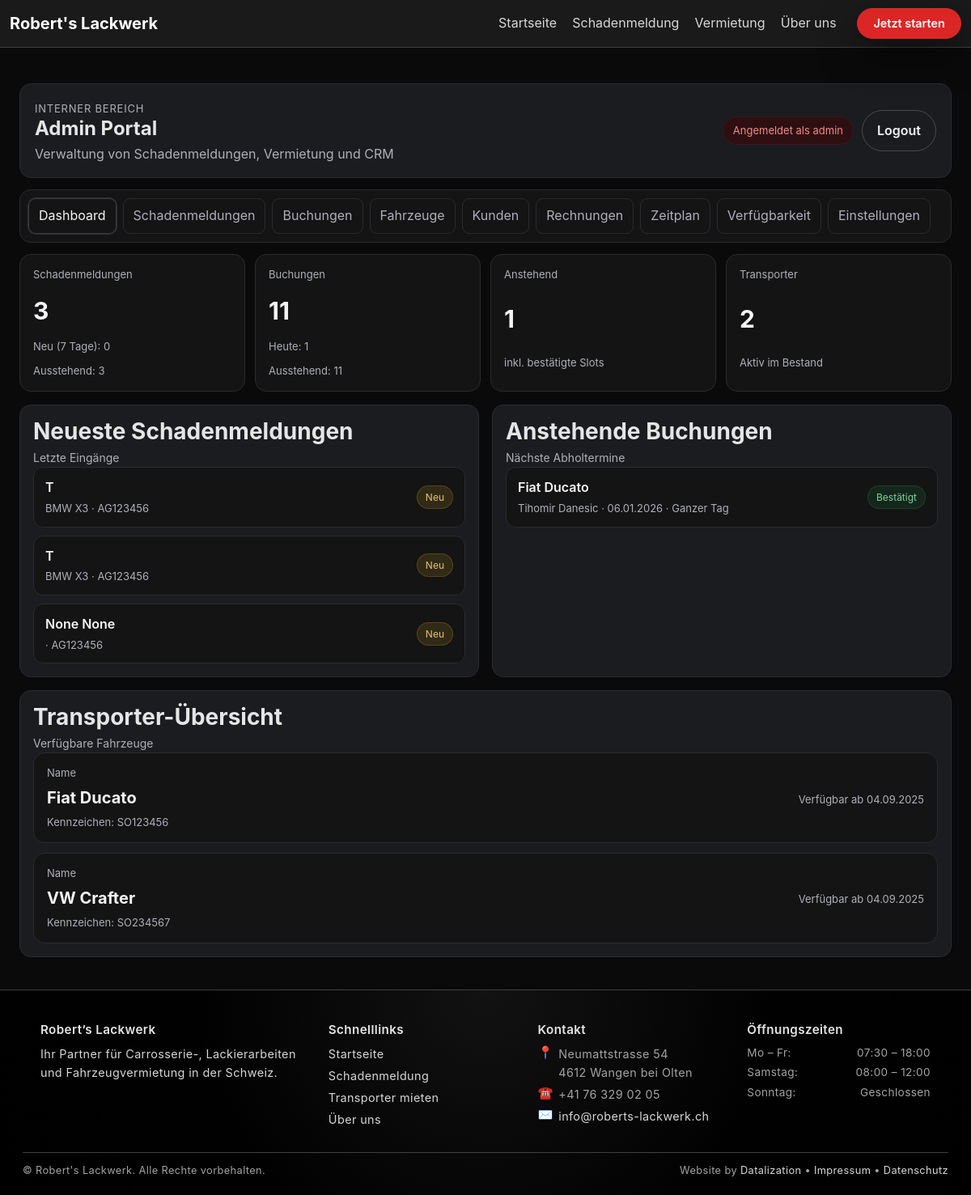
/intern/ (signed in), run on an earlier commit of the app's database.
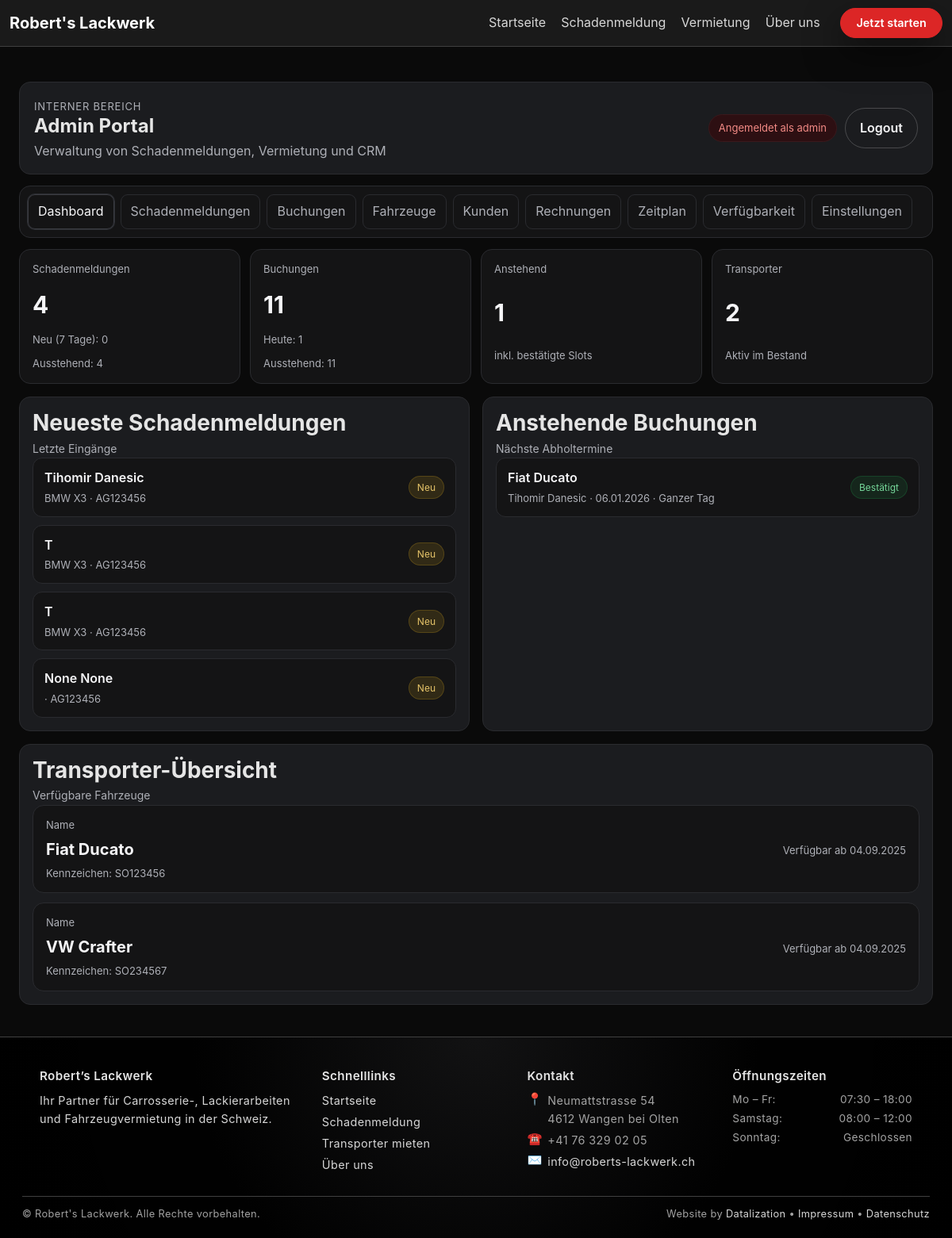
And on a later commit of the database.
### main/models.py (models this page shows, shortened)
class DamageReport(models.Model):
    STATUS_CHOICES = [
        ("pending", "Ausstehend"),
        ("in_progress", "In Bearbeitung"),
        ("completed", "Abgeschlossen"),
    ]
    customer = models.ForeignKey(
        Customer,
        on_delete=models.SET_NULL,
        null=True,
        blank=True,
        related_name="damage_reports",
    )
    first_name = models.CharField("Vorname", max_length=80, blank=True, null=True)
    last_name  = models.CharField("Nachname", max_length=80, blank=True, null=True)
    company_name = models.CharField("Firmenname", max_length=120, blank=True, null=True)
    email = models.EmailField()
    phone = models.CharField(max_length=50, blank=True)
    car_brand = models.CharField("Automarke", max_length=80, blank=True)
    car_model = models.CharField("Automodell", max_length=80, blank=True)
    vin       = models.CharField("Stammnummer (VIN)", max_length=32, blank=True)
    first_registration = models.DateField("Erstzulassung", null=True, blank=True)
    mileage = models.PositiveIntegerField("Kilometerstand", null=True, blank=True)
    car_part = models.CharField(max_length=50, choices=CAR_PART_CHOICES, blank=True)  # ← war früher ohne blank
    damaged_parts = models.JSONField("Beschädigte Teile", default=list, blank=True)
    affected_parts = models.JSONField("Betroffene Teile", default=list, blank=True)
    damage_type = models.CharField("Schadensart", max_length=50, blank=True)
    accident_date = models.DateField("Unfalldatum", null=True, blank=True)
    accident_location = models.CharField("Unfallort", max_length=200, blank=True)
    message = models.TextField(blank=True)
    address = models.CharField("Adresse", max_length=200, blank=True)
    plate = models.CharField("Kontrollschild", max_length=16, blank=True)
    no_plate = models.BooleanField("Kontrollschild nicht bekannt", default=False)
    insurer = models.CharField("Versicherung", max_length=40, blank=True, choices=INSURER_CHOICES)
    other_insurer = models.CharField("Andere Versicherung", max_length=100, blank=True)
    policy_number = models.CharField("Policennummer", max_length=64, blank=True)
    accident_number = models.CharField("Schaden-/Unfallnummer", max_length=64, blank=True)
    insurer_contact = models.CharField("Versicherung Ansprechperson", max_length=120, blank=True)
    other_party_involved = models.BooleanField(default=False)
    police_involved = models.BooleanField(default=False)
    documents = models.JSONField(default=list, blank=True)
    status = models.CharField(max_length=20, choices=STATUS_CHOICES, default="pending")
    admin_notes = models.TextField(blank=True)
    created_at = models.DateTimeField(auto_now_add=True)

class Booking(models.Model):
    STATUS_CHOICES = [
        ("pending", "Ausstehend"),
        ("confirmed", "Bestätigt"),
        ("completed", "Abgeschlossen"),
        ("cancelled", "Storniert"),
    ]
    TIME_SLOTS = [
        ("MORNING", "Vormittag"),
        ("AFTERNOON", "Nachmittag"),
        ("FULLDAY", "Ganzer Tag"),
    ]
    INSURANCE_CHOICES = [
        ("basic", "Basis"),
        ("full", "Vollkasko"),
        ("premium", "Premium"),
    ]
    KM_CHOICES = [
        ("100km", "100 km"),
        ("200km", "200 km"),
        ("unlimited", "Unbegrenzt"),
    ]
    PAYMENT_STATUS_CHOICES = [
        ("unpaid", "Offen"),
        ("paid", "Bezahlt"),
        ("refunded", "Erstattet"),
    ]
    transporter  = models.ForeignKey(Transporter, on_delete=models.CASCADE)
    vehicle = models.ForeignKey(Vehicle, on_delete=models.SET_NULL, null=True, blank=True, related_name="bookings")
    customer = models.ForeignKey(Customer, on_delete=models.SET_NULL, null=True, blank=True, related_name="bookings")
    date         = models.DateField()
    time_slot    = models.CharField(max_length=10, choices=TIME_SLOTS)
    pickup_date  = models.DateField(null=True, blank=True)
    return_date  = models.DateField(null=True, blank=True)
    pickup_time  = models.CharField(max_length=5, blank=True)
    return_time  = models.CharField(max_length=5, blank=True)
    customer_name   = models.CharField(max_length=100)
    customer_email  = models.EmailField()
    customer_phone  = models.CharField(max_length=50)
    customer_address        = models.CharField("Adresse", max_length=255)
    driver_license_number   = models.CharField("Führerscheinnummer", max_length=100)
    additional_insurance = models.BooleanField(default=False)
    moving_blankets      = models.BooleanField(default=False)
    hand_truck           = models.BooleanField(default=False)
    tie_down_straps      = models.BooleanField(default=False)
    additional_notes     = models.TextField(blank=True, null=True)
    status = models.CharField(max_length=20, choices=STATUS_CHOICES, default="pending")
    admin_notes = models.TextField(blank=True)
    km_package = models.CharField(max_length=20, choices=KM_CHOICES, default="100km")
    extras = models.JSONField(default=list, blank=True)
    insurance = models.CharField(max_length=20, choices=INSURANCE_CHOICES, default="basic")
    total_price = models.DecimalField(max_digits=10, decimal_places=2, default=0)
    PAYMENT_METHOD_CHOICES = [
        ("CARD", "Kreditkarte (Stripe)"),
        ("CASH", "Barzahlung"),
    ]
    payment_method = models.CharField(max_length=10, choices=PAYMENT_METHOD_CHOICES, default="CASH")
    payment_status = models.CharField(max_length=10, choices=PAYMENT_STATUS_CHOICES, default="unpaid")
    transaction_id = models.CharField(max_length=100, blank=True)
    created_at = models.DateTimeField(auto_now_add=True)
    updated_at = models.DateTimeField(auto_now=True)
    class Meta:
        unique_together = ("transporter", "date", "time_slot")
        indexes = [models.Index(fields=["transporter", "date"])]

class Transporter(models.Model):
    BUCHUNG_OPTIONEN = [
        ('vormittag', 'Vormittag'),
        ('nachmittag', 'Nachmittag'),
        ('ganztag', 'Ganztag'),
    ]
    name         = models.CharField(max_length=100)
    kennzeichen  = models.CharField(max_length=20, unique=True)
    farbe = models.CharField("Farbe", max_length=50, blank=True)
    preis_chf = models.DecimalField("Preis (CHF)", max_digits=7, decimal_places=2, default=0)
    verfuegbar_ab = models.DateField()
    bild = models.ImageField(
        upload_to="transporter_bilder/",
        blank=True,
        null=True,
        help_text="Bild des Transporters hochladen"
    )
    description = models.TextField(blank=True, default="")
    buchung = models.CharField(
        max_length=20,
        choices=BUCHUNG_OPTIONEN,
        blank=True,
        null=True,
        help_text="Verfügbare Buchungsoption"
    )

### adminportal/views.py (the view)
# urls.py: path("", views.dashboard, name="portal_dashboard"),
@login_required
@user_passes_test(_is_staff)
def dashboard(request):
    ctx = _base_context("dashboard")
    ctx.update(
        {
            "recent_reports": DamageReport.objects.order_by("-created_at")[:5],
            "upcoming_bookings": Booking.objects.select_related("transporter")
            .filter(date__gte=timezone.localdate())
            .order_by("date", "time_slot")[:5],
            "transporters": Transporter.objects.all().order_by("name"),
        }
    )
    return render(request, "adminportal/dashboard.html", ctx)

### adminportal/views.py (called while the page is built)
def _is_staff(user):
    if not user.is_authenticated:
        return False
    if user.is_staff:
        return True
    return user.groups.filter(name__in=["admin", "manager", "employee"]).exists()

### adminportal/templates/adminportal/dashboard.html
{% extends "adminportal/base.html" %}
{% block portal_content %}
<div class="fig-admin__kpis">
  <article class="fig-admin__card">
    <p class="fig-admin__card-label">Schadenmeldungen</p>
    <div class="fig-admin__card-value">{{ kpi.reports_total }}</div>
    <p class="fig-admin__card-meta">Neu (7 Tage): {{ kpi.reports_recent }}</p>
    <p class="fig-admin__card-meta">Ausstehend: {{ kpi.reports_pending|default:"0" }}</p>
  </article>
  <article class="fig-admin__card">
    <p class="fig-admin__card-label">Buchungen</p>
    <div class="fig-admin__card-value">{{ kpi.bookings_total }}</div>
    <p class="fig-admin__card-meta">Heute: {{ kpi.bookings_today }}</p>
    <p class="fig-admin__card-meta">Ausstehend: {{ kpi.bookings_pending|default:"0" }}</p>
  </article>
  <article class="fig-admin__card">
    <p class="fig-admin__card-label">Anstehend</p>
    <div class="fig-admin__card-value">{{ kpi.bookings_upcoming }}</div>
    <p class="fig-admin__card-meta">inkl. bestätigte Slots</p>
  </article>
  <article class="fig-admin__card">
    <p class="fig-admin__card-label">Transporter</p>
    <div class="fig-admin__card-value">{{ kpi.transporters_total }}</div>
    <p class="fig-admin__card-meta">Aktiv im Bestand</p>
  </article>
</div>
<div class="fig-admin__panels">
  <section class="fig-admin__panel">
    <header class="fig-admin__panel-header">
      <h3>Neueste Schadenmeldungen</h3>
      <p class="fig-admin__panel-subtitle">Letzte Eingänge</p>
    </header>
    <div class="fig-list">
      {% for report in recent_reports %}
        <article class="fig-list__item">
          <div>
            <div class="fig-list__title">
              {% if report.company_name %}{{ report.company_name }}{% else %}{{ report.first_name }} {{ report.last_name }}{% endif %}
            </div>
            <div class="fig-list__meta">
              {{ report.car_brand }} {{ report.car_model }}{% if report.plate %} · {{ report.plate }}{% endif %}
            </div>
          </div>
          <div class="fig-badge fig-badge--warning">Neu</div>
        </article>
      {% empty %}
        <p class="fig-empty">Noch keine Schadenmeldungen vorhanden.</p>
      {% endfor %}
    </div>
  </section>
  <section class="fig-admin__panel">
    <header class="fig-admin__panel-header">
      <h3>Anstehende Buchungen</h3>
      <p class="fig-admin__panel-subtitle">Nächste Abholtermine</p>
    </header>
    <div class="fig-list">
      {% for booking in upcoming_bookings %}
        <article class="fig-list__item">
          <div>
            <div class="fig-list__title">{{ booking.transporter.name }}</div>
            <div class="fig-list__meta">
              {{ booking.customer_name }} · {{ booking.date|date:"d.m.Y" }} · {{ booking.get_time_slot_display }}
            </div>
          </div>
          <div class="fig-badge fig-badge--success">Bestätigt</div>
        </article>
      {% empty %}
        <p class="fig-empty">Keine zukünftigen Buchungen vorhanden.</p>
      {% endfor %}
    </div>
  </section>
</div>
<section class="fig-admin__panel fig-admin__panel--wide">
  <header class="fig-admin__panel-header">
    <h3>Transporter-Übersicht</h3>
    <p class="fig-admin__panel-subtitle">Verfügbare Fahrzeuge</p>
  </header>
  <div class="fig-admin__cards">
    {% for transporter in transporters %}
      <article class="fig-admin__card fig-admin__card--inline">
        <div>
          <p class="fig-admin__card-label">Name</p>
          <div class="fig-admin__card-value fig-admin__card-value--small">{{ transporter.name }}</div>
          <p class="fig-admin__card-meta">Kennzeichen: {{ transporter.kennzeichen }}</p>
        </div>
        <div class="fig-admin__card-meta">
          Verfügbar ab {{ transporter.verfuegbar_ab|date:"d.m.Y" }}
        </div>
      </article>
    {% empty %}
      <p class="fig-empty">Noch keine Transporter erfasst.</p>
    {% endfor %}
  </div>
</section>
{% endblock %}

What changed in the data, as far as the page shows it:
added DamageReport: first_name "Tihomir", last_name "Danesic", car_brand "BMW", car_model "X3", plate "AG123456"
Also different on the page:
{{ kpi.reports_total }}: "3" → "4"
{{ kpi.reports_pending|default:"0" }}: "3" → "4"
